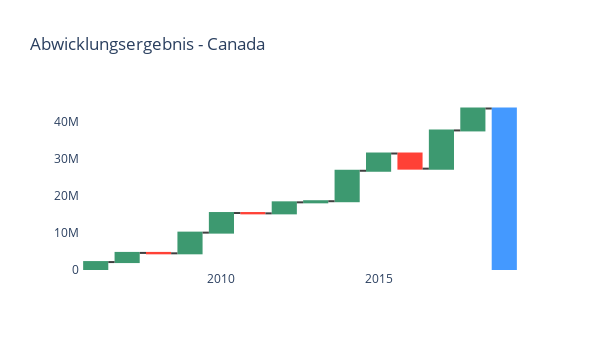

Write notebook code for a chart like this one.
### Code cell
######## Parameter
loc = 'Canada'
var = 'Description'
type_g = 'Renewal'
############

df = pd.read_pickle('data/Backtesting2020_SQ-UW_Abrech_20200907_sop.pkl')
df_loc = df[df[var]==loc]

df_loc=df_loc.groupby(type_g).sum()
df_loc=df_loc[:len(df_loc.index.values)-2]

measure=[]
for i in range(len(df_loc.index.values)-1):
    measure.append('relativ')
measure.append('total')
###################################
fig = make_subplots(
    rows=1, cols=1,
    shared_xaxes=True,
    vertical_spacing=0.01,
)
fig.add_trace(
     go.Waterfall(
    name = "20", orientation = "v",
    measure = measure,
    x = df_loc.index.values,
    textposition = "outside",
    #text = ["+60", "+80", "-40", "-20", "Total"],
    y = df_loc['Abrech-Ergebnis'],
    connector = {"line":{"color":"rgb(63, 63, 63)"}},
    ),
    row=1, col=1
)

fig.update_layout(
    height=350,
    width=600,
    showlegend=False,
    title_text="Abwicklungsergebnis - "+loc,
    plot_bgcolor = "white"
)
fig

### Figure 1 — Plotly figure (JSON) as saved in the notebook; plotly's stock layout.template omitted (floating-point values rounded to 4 significant figures)
{"data": [{"connector": {"line": {"color": "rgb(63, 63, 63)"}}, "measure": ["relativ", "relativ", "relativ", "relativ", "relativ", "relativ", "relativ", "relativ", "relativ", "relativ", "relativ", "relativ", "relativ", "total"], "name": "20", "orientation": "v", "textposition": "outside", "type": "waterfall", "x": [2006, 2007, 2008, 2009, 2010, 2011, 2012, 2013, 2014, 2015, 2016, 2017, 2018, 2019], "xaxis": "x", "y": [2140000.0, 2469000.0, -109600.0, 5579000.0, 5286000.0, -91110.0, 2976000.0, 298400.0, 8215000.0, 4650000.0, -4083000.0, 10310000.0, 5912000.0, 664100.0], "yaxis": "y"}], "layout": {"height": 350, "plot_bgcolor": "white", "showlegend": false, "title": {"text": "Abwicklungsergebnis - Canada"}, "width": 600, "xaxis": {"anchor": "y", "domain": [0, 1]}, "yaxis": {"anchor": "x", "domain": [0, 1]}}}
